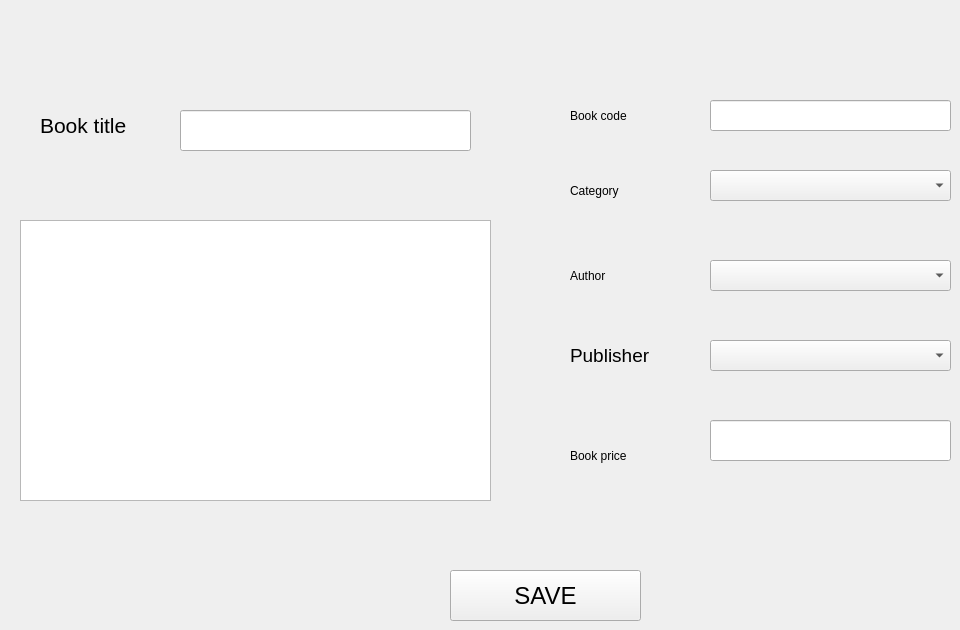
      <widget class="QWidget" name="widget">
       <attribute name="title">
        <string>Add New Book</string>
       </attribute>
       <widget class="QLineEdit" name="lineEdit_2">
        <property name="geometry">
         <rect>
          <x>710</x>
          <y>100</y>
          <width>241</width>
          <height>31</height>
         </rect>
        </property>
       </widget>
       <widget class="QLineEdit" name="lineEdit_3">
        <property name="geometry">
         <rect>
          <x>180</x>
          <y>110</y>
          <width>291</width>
          <height>41</height>
         </rect>
        </property>
       </widget>
       <widget class="QComboBox" name="comboBox_3">
        <property name="geometry">
         <rect>
          <x>710</x>
          <y>170</y>
          <width>241</width>
          <height>31</height>
         </rect>
        </property>
       </widget>
       <widget class="QComboBox" name="comboBox_4">
        <property name="geometry">
         <rect>
          <x>710</x>
          <y>260</y>
          <width>241</width>
          <height>31</height>
         </rect>
        </property>
       </widget>
       <widget class="QComboBox" name="comboBox_5">
        <property name="geometry">
         <rect>
          <x>710</x>
          <y>340</y>
          <width>241</width>
          <height>31</height>
         </rect>
        </property>
       </widget>
       <widget class="QLineEdit" name="lineEdit_4">
        <property name="geometry">
         <rect>
          <x>710</x>
          <y>420</y>
          <width>241</width>
          <height>41</height>
         </rect>
        </property>
       </widget>
       <widget class="QPushButton" name="pushButton_7">
        <property name="geometry">
         <rect>
          <x>450</x>
          <y>570</y>
          <width>191</width>
          <height>51</height>
         </rect>
        </property>
        <property name="font">
         <font>
          <pointsize>18</pointsize>
         </font>
        </property>
        <property name="text">
         <string>SAVE</string>
        </property>
       </widget>
       <widget class="QLabel" name="label_3">
        <property name="geometry">
         <rect>
          <x>40</x>
          <y>110</y>
          <width>101</width>
          <height>31</height>
         </rect>
        </property>
        <property name="font">
         <font>
          <family>Segoe UI</family>
          <pointsize>16</pointsize>
         </font>
        </property>
        <property name="text">
         <string>Book title</string>
        </property>
       </widget>
       <widget class="QLabel" name="label_4">
        <property name="geometry">
         <rect>
          <x>570</x>
          <y>100</y>
          <width>121</width>
          <height>31</height>
         </rect>
        </property>
        <property name="font">
         <font>
          <family>Segoe UI</family>
         </font>
        </property>
        <property name="text">
         <string>Book code </string>
        </property>
       </widget>
       <widget class="QLabel" name="label_5">
        <property name="geometry">
         <rect>
          <x>570</x>
          <y>440</y>
          <width>141</width>
          <height>31</height>
         </rect>
        </property>
        <property name="font">
         <font>
          <family>Segoe UI</family>
         </font>
        </property>
        <property name="text">
         <string>Book price </string>
        </property>
       </widget>
       <widget class="QLabel" name="label_6">
        <property name="geometry">
         <rect>
          <x>570</x>
          <y>170</y>
          <width>111</width>
          <height>41</height>
         </rect>
        </property>
        <property name="font">
         <font>
          <family>Segoe UI</family>
         </font>
        </property>
        <property name="text">
         <string>Category</string>
        </property>
       </widget>
       <widget class="QLabel" name="label_7">
        <property name="geometry">
         <rect>
          <x>570</x>
          <y>340</y>
          <width>101</width>
          <height>31</height>
         </rect>
        </property>
        <property name="font">
         <font>
          <family>Segoe UI</family>
          <pointsize>14</pointsize>
          <weight>50</weight>
          <bold>false</bold>
         </font>
        </property>
        <property name="text">
         <string>Publisher</string>
        </property>
       </widget>
       <widget class="QLabel" name="label_8">
        <property name="geometry">
         <rect>
          <x>570</x>
          <y>260</y>
          <width>91</width>
          <height>31</height>
         </rect>
        </property>
        <property name="font">
         <font>
          <family>Segoe UI</family>
         </font>
        </property>
        <property name="text">
         <string>Author</string>
        </property>
       </widget>
       <widget class="QTextEdit" name="textEdit_2">
        <property name="geometry">
         <rect>
          <x>20</x>
          <y>220</y>
          <width>471</width>
          <height>281</height>
         </rect>
        </property>
       </widget>
      </widget>
